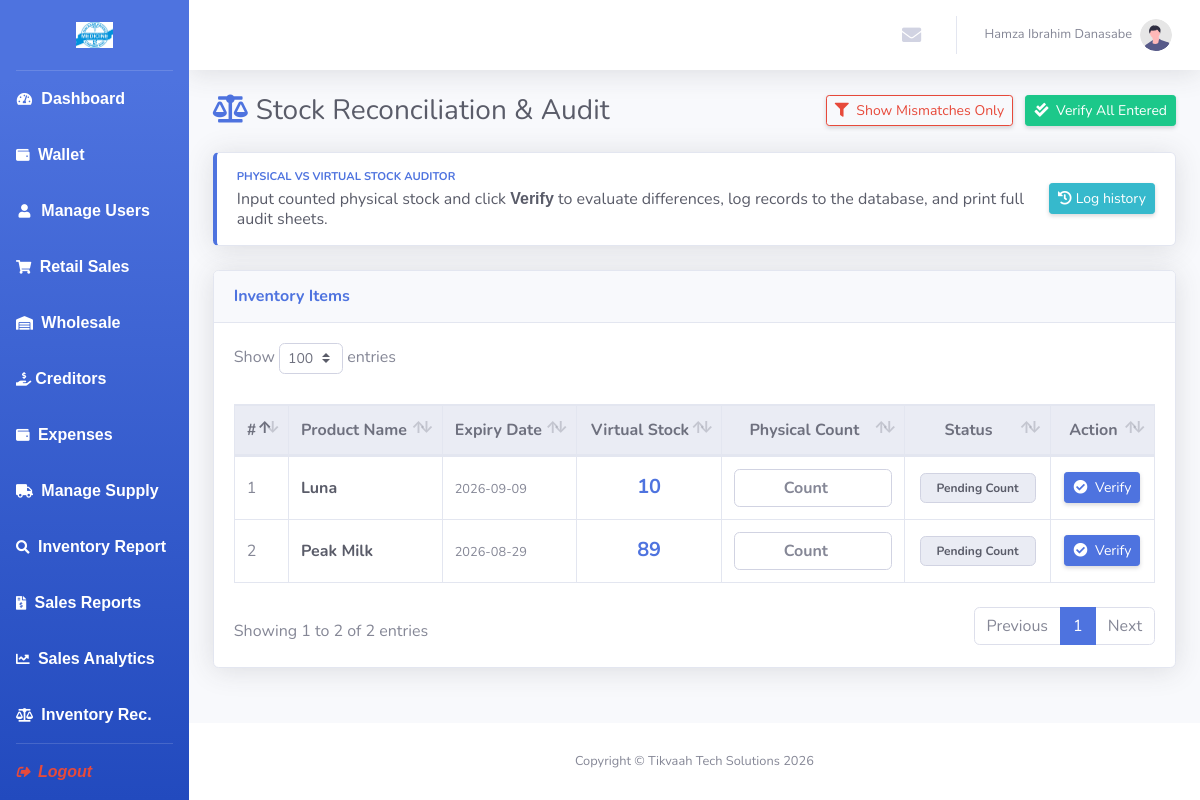
The page /inventory-reconciliation (signed in) on the database its author committed.
### tables this page shows
CREATE TABLE `supply_tbl` (
  `SupplyID` int(11) NOT NULL,
  `Department` int(11) NOT NULL,
  `ProductName` varchar(255) NOT NULL,
  `productcode` varchar(254) DEFAULT NULL,
  `Quantity` int(11) DEFAULT NULL,
  `supplyqty` int(11) DEFAULT NULL,
  `Price` float NOT NULL,
  `wholesaleprice` float NOT NULL,
  `Pprice` float NOT NULL,
  `UnitPack` int(11) NOT NULL,
  `pack` int(11) NOT NULL,
  `ExpiryDate` date NOT NULL,
  `SupplyDate` datetime NOT NULL DEFAULT current_timestamp(),
  `RecordedBy` varchar(255) DEFAULT NULL,
  `Status` varchar(20) NOT NULL DEFAULT 'Active',
  `StockQuantity` int(11) GENERATED ALWAYS AS (`Quantity` * `UnitPack`) STORED,
  `unit_name` varchar(50) DEFAULT 'Pcs',
  `pcs_per_unit` int(11) NOT NULL DEFAULT 1,
  `half_price` decimal(10,0) DEFAULT NULL,
  `quarter_price` decimal(10,0) DEFAULT NULL,
  `pc_price` decimal(10,0) DEFAULT NULL
);

### controllers/reconciliation.php (called while the page is built)
<?php require 'views/reconciliation.view.php'; ?>

### model/Database.php (called while the page is built, shortened)
<?php
    class Database{
      public function __construct()
      {
        $dsn = 'mysql:host=localhost;dbname=ansarpharmacy';
          $dbuser = 'root';
          $dbpass = '';
          try {
            $this->conn = new PDO($dsn, $dbuser, $dbpass);
          } catch (PDOException $e) {
            die("DB Connection failed:" .$e->getMessage());
          }
      }
    }
    $db = new Database();
?>

### views/reconciliation.view.php (the view, shortened to what this page needs)
<?php
    require 'partials/header.php';
    require 'model/Database.php';
    $query = "SELECT SupplyID, ProductName, productcode, Quantity, StockQuantity, ExpiryDate FROM supply_tbl WHERE Status = 'Active' ORDER BY ProductName ASC";
    $stmt = $db->conn->prepare($query);
    $stmt->execute();
    $products = $stmt->fetchAll(PDO::FETCH_ASSOC);
?>
<div id="wrapper">
    <?php require 'partials/sidebar.php'; ?>
    <div id="content-wrapper" class="d-flex flex-column">
        <div id="content">
            <?php require 'partials/nav.php'; ?>
            <div class="container-fluid">
                <div class="d-sm-flex align-items-center justify-content-between mb-4">
                    <h1 class="h3 mb-0 text-gray-800">
                        <i class="fas fa-balance-scale text-primary mr-2"></i>Stock Reconciliation & Audit
                    </h1>
                    <div>
                        <button id="toggleFilterBtn" class="btn btn-sm btn-outline-danger shadow-sm mr-2" data-filter="all">
                            <i class="fas fa-filter mr-1"></i> Show Mismatches Only
                        </button>
                        <button id="verifyAllBtn" class="btn btn-sm btn-success shadow-sm">
                            <i class="fas fa-check-double mr-1"></i> Verify All Entered
                        </button>
                    </div>
                </div>
                <div class="card border-left-primary shadow mb-4">
                    <div class="card-body py-3">
                        <div class="row no-gutters align-items-center">
                            <div class="col mr-2">
                                <div class="text-xs font-weight-bold text-primary text-uppercase mb-1">
                                    Physical vs Virtual Stock Auditor
                                </div>
                                <div class="h6 mb-0 text-gray-800">
                                    Input counted physical stock and click <strong>Verify</strong> to evaluate differences, log records to the database, and print full audit sheets.
                                </div>
                            </div>
                            <div class="col-auto">
                                <a href="/log_history" class="btn btn-sm btn-info shadow-sm ml-3">
                                    <i class="fas fa-history mr-1"></i>Log history
                                </a>
                            </div>
                        </div>
                    </div>
                </div>
                <div class="card shadow mb-4">
                    <div class="card-header py-3 d-flex justify-content-between align-items-center">
                        <h6 class="m-0 font-weight-bold text-primary">Inventory Items</h6>
                    </div>
                    <div class="card-body">
                        <div class="table-responsive">
                            <table class="table table-bordered table-hover" id="stockAuditTable" width="100%" cellspacing="0">
                                <thead class="thead-light">
                                    <tr>
                                        <th>#</th>
                                        <th>Product Name</th>
                                        <th>Expiry Date</th>
                                        <th class="text-center">Virtual Stock</th>
                                        <th class="text-center" style="width: 140px;">Physical Count</th>
                                        <th class="text-center">Status</th>
                                        <th class="text-center action-col">Action</th>
                                    </tr>
                                </thead>
                                <tbody>
                                    <?php foreach ($products as $index =>  $row):
                                        $virtualStock = (isset($row['StockQuantity']) && $row['StockQuantity'] > 0) ? $row['StockQuantity'] : $row['Quantity'];
                                    ?>
                                        <tr id="row-<?= $row['SupplyID'] ?>" data-status="pending">
                                            <td class="align-middle">
                                                <span><?= htmlspecialchars($index + 1) ?></span>
                                            </td>
                                            <td class="align-middle font-weight-bold text-gray-800 product-name">
                                                <?= htmlspecialchars($row['ProductName']) ?>
                                            </td>
                                            <td class="align-middle">
                                                <small class="text-muted"><?= htmlspecialchars($row['ExpiryDate']) ?></small>
                                            </td>
                                            <td class="align-middle text-center">
                                                <span class="h5 font-weight-bold text-primary mb-0 virtual-val">
                                                    <?= (int)$virtualStock ?>
                                                </span>
                                            </td>
                                            <td class="align-middle text-center">
                                                <input type="number"
                                                       class="form-control text-center physical-input font-weight-bold"
                                                       min="0"
                                                       placeholder="Count"
                                                       data-id="<?= $row['SupplyID'] ?>"
                                                       data-virtual="<?= (int)$virtualStock ?>">
                                            </td>
                                            <td class="align-middle text-center status-cell">
                                                <span class="badge badge-pending px-3 py-2">Pending Count</span>
                                            </td>
                                            <td class="align-middle text-center action-col">
                                                <button type="button"
                                                        class="btn btn-sm btn-primary verify-btn shadow-sm"
                                                        data-id="<?= $row['SupplyID'] ?>">
                                                    <i class="fas fa-check-circle mr-1"></i> Verify
                                                </button>
                                            </td>
                                        </tr>
                                    <?php endforeach; ?>
                                </tbody>
                            </table>
                        </div>
                    </div>
                </div>
            </div>
        </div>
<?php require 'partials/footer.php'; ?>

### views/partials/header.php (style rules this page uses)
#wrapper { height: 100vh; overflow: hidden; }
#content-wrapper { height: 100vh; overflow-y: auto; }
#accordionSidebar, #content-wrapper { scroll-behavior: smooth; }

### views/reconciliation.view.php (style rules this page uses)
.badge-pending { background-color: #eaecf4; color: #5a5c69; border: 1px solid #d1d3e2; }

### views/partials/sidebar.php (style rules this page uses)
strong { font-size: 12pt; font-family: Verdana, Geneva, Tahoma, sans-serif; }

### rows shown on the page
supply_tbl: ProductName "Luna", ExpiryDate "2026-09-09", Quantity "10"
supply_tbl: ProductName "Peak Milk", ExpiryDate "2026-08-29", Quantity "89"

### other values the page prints
$_SESSION['fname'] "Hamza Ibrahim Danasabe"
